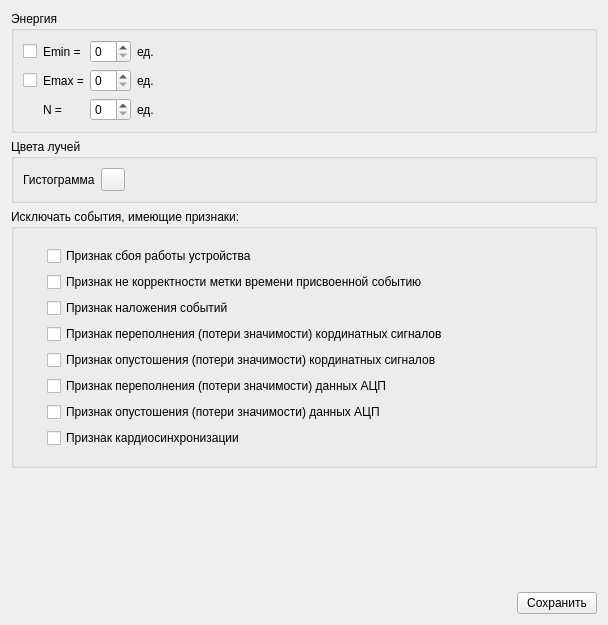
<?xml version="1.0" encoding="UTF-8"?>
<ui version="4.0">
 <class>Histogram_energy_options</class>
 <widget class="QWidget" name="Histogram_energy_options">
  <property name="geometry">
   <rect>
    <x>0</x>
    <y>0</y>
    <width>608</width>
    <height>625</height>
   </rect>
  </property>
  <property name="windowTitle">
   <string>Form</string>
  </property>
  <layout class="QVBoxLayout" name="verticalLayout">
   <item>
    <widget class="QGroupBox" name="groupBox_2">
     <property name="title">
      <string>Энергия</string>
     </property>
     <layout class="QHBoxLayout" name="horizontalLayout_2">
      <item>
       <layout class="QGridLayout" name="gridLayout_3">
        <item row="2" column="2">
         <widget class="QSpinBox" name="sb_e_max"/>
        </item>
        <item row="2" column="1">
         <widget class="QLabel" name="label_7">
          <property name="text">
           <string>Emax =</string>
          </property>
         </widget>
        </item>
        <item row="3" column="1">
         <widget class="QLabel" name="label_10">
          <property name="text">
           <string>N =</string>
          </property>
         </widget>
        </item>
        <item row="1" column="2">
         <widget class="QSpinBox" name="sb_e_min"/>
        </item>
        <item row="3" column="3">
         <widget class="QLabel" name="label_11">
          <property name="text">
           <string>ед.</string>
          </property>
         </widget>
        </item>
        <item row="1" column="1">
         <widget class="QLabel" name="label_5">
          <property name="text">
           <string>Emin =</string>
          </property>
         </widget>
        </item>
        <item row="3" column="2">
         <widget class="QSpinBox" name="sb_N"/>
        </item>
        <item row="2" column="3">
         <widget class="QLabel" name="label_9">
          <property name="text">
           <string>ед.</string>
          </property>
         </widget>
        </item>
        <item row="2" column="0">
         <widget class="QCheckBox" name="cb_enable_filter_max_energy"/>
        </item>
        <item row="1" column="0">
         <widget class="QCheckBox" name="cb_enable_filter_min_energy"/>
        </item>
        <item row="1" column="3">
         <widget class="QLabel" name="label_8">
          <property name="text">
           <string>ед.</string>
          </property>
         </widget>
        </item>
       </layout>
      </item>
      <item>
       <spacer name="horizontalSpacer">
        <property name="orientation">
         <enum>Qt::Horizontal</enum>
        </property>
        <property name="sizeHint" stdset="0">
         <size>
          <width>40</width>
          <height>20</height>
         </size>
        </property>
       </spacer>
      </item>
     </layout>
    </widget>
   </item>
   <item>
    <widget class="QGroupBox" name="groupBox">
     <property name="title">
      <string>Цвета лучей</string>
     </property>
     <layout class="QHBoxLayout" name="horizontalLayout">
      <item>
       <layout class="QGridLayout" name="gridLayout_2">
        <item row="0" column="1">
         <widget class="QToolButton" name="btn_histogramm"/>
        </item>
        <item row="0" column="0">
         <widget class="QLabel" name="label_2">
          <property name="sizePolicy">
           <sizepolicy hsizetype="Fixed" vsizetype="Preferred">
            <horstretch>0</horstretch>
            <verstretch>0</verstretch>
           </sizepolicy>
          </property>
          <property name="text">
           <string>Гистограмма</string>
          </property>
         </widget>
        </item>
       </layout>
      </item>
      <item>
       <spacer name="horizontalSpacer_2">
        <property name="orientation">
         <enum>Qt::Horizontal</enum>
        </property>
        <property name="sizeHint" stdset="0">
         <size>
          <width>40</width>
          <height>20</height>
         </size>
        </property>
       </spacer>
      </item>
     </layout>
    </widget>
   </item>
   <item>
    <widget class="QGroupBox" name="groupBox_3">
     <property name="title">
      <string>Исключать события, имеющие признаки:</string>
     </property>
     <layout class="QVBoxLayout" name="verticalLayout_2">
      <item>
       <layout class="QGridLayout" name="gridLayout">
        <property name="leftMargin">
         <number>8</number>
        </property>
        <property name="topMargin">
         <number>8</number>
        </property>
        <property name="rightMargin">
         <number>8</number>
        </property>
        <property name="bottomMargin">
         <number>8</number>
        </property>
        <item row="5" column="1">
         <widget class="QCheckBox" name="cb_PET_EVENT_FLAG_ADC_OVERFLOW">
          <property name="text">
           <string>Признак переполнения (потери значимости) данных АЦП</string>
          </property>
         </widget>
        </item>
        <item row="6" column="1">
         <widget class="QCheckBox" name="cb_PET_EVENT_FLAG_ADC_UNDERFLOW">
          <property name="text">
           <string>Признак опустошения (потери значимости) данных АЦП</string>
          </property>
         </widget>
        </item>
        <item row="4" column="1">
         <widget class="QCheckBox" name="cb_PET_EVENT_FLAG_QDC_UNDERFLOW">
          <property name="text">
           <string>Признак опустошения (потери значимости) кординатных сигналов</string>
          </property>
         </widget>
        </item>
        <item row="2" column="1">
         <widget class="QCheckBox" name="cb_PET_EVENT_FLAG_GATE_OVERLAY">
          <property name="text">
           <string>Признак наложения событий</string>
          </property>
         </widget>
        </item>
        <item row="0" column="0">
         <widget class="QWidget" name="widget" native="true">
          <property name="sizePolicy">
           <sizepolicy hsizetype="Fixed" vsizetype="Preferred">
            <horstretch>0</horstretch>
            <verstretch>0</verstretch>
           </sizepolicy>
          </property>
          <property name="minimumSize">
           <size>
            <width>10</width>
            <height>0</height>
           </size>
          </property>
         </widget>
        </item>
        <item row="7" column="1">
         <widget class="QCheckBox" name="cb_PET_EVENT_FLAG_SYNC">
          <property name="text">
           <string>Признак кардиосинхронизации</string>
          </property>
         </widget>
        </item>
        <item row="3" column="1">
         <widget class="QCheckBox" name="cb_PET_EVENT_FLAG_QDC_OVERFLOW">
          <property name="text">
           <string>Признак переполнения (потери значимости) кординатных сигналов</string>
          </property>
         </widget>
        </item>
        <item row="0" column="1">
         <widget class="QCheckBox" name="cb_PET_EVENT_FLAG_FAULT">
          <property name="text">
           <string>Признак сбоя работы устройства</string>
          </property>
         </widget>
        </item>
        <item row="1" column="1">
         <widget class="QCheckBox" name="cb_PET_EVENT_FLAG_TS_INVALID">
          <property name="text">
           <string>Признак не корректности метки времени присвоенной событию</string>
          </property>
         </widget>
        </item>
       </layout>
      </item>
     </layout>
    </widget>
   </item>
   <item>
    <spacer name="verticalSpacer">
     <property name="orientation">
      <enum>Qt::Vertical</enum>
     </property>
     <property name="sizeHint" stdset="0">
      <size>
       <width>20</width>
       <height>40</height>
      </size>
     </property>
    </spacer>
   </item>
   <item>
    <layout class="QHBoxLayout" name="horizontalLayout_3">
     <item>
      <spacer name="horizontalSpacer_3">
       <property name="orientation">
        <enum>Qt::Horizontal</enum>
       </property>
       <property name="sizeHint" stdset="0">
        <size>
         <width>40</width>
         <height>20</height>
        </size>
       </property>
      </spacer>
     </item>
     <item>
      <widget class="QPushButton" name="btn_accept">
       <property name="text">
        <string>Сохранить</string>
       </property>
      </widget>
     </item>
    </layout>
   </item>
  </layout>
 </widget>
 <tabstops>
  <tabstop>cb_enable_filter_min_energy</tabstop>
  <tabstop>sb_e_min</tabstop>
  <tabstop>cb_enable_filter_max_energy</tabstop>
  <tabstop>sb_e_max</tabstop>
  <tabstop>sb_N</tabstop>
  <tabstop>btn_histogramm</tabstop>
  <tabstop>cb_PET_EVENT_FLAG_FAULT</tabstop>
  <tabstop>cb_PET_EVENT_FLAG_TS_INVALID</tabstop>
  <tabstop>cb_PET_EVENT_FLAG_GATE_OVERLAY</tabstop>
  <tabstop>cb_PET_EVENT_FLAG_QDC_OVERFLOW</tabstop>
  <tabstop>cb_PET_EVENT_FLAG_QDC_UNDERFLOW</tabstop>
  <tabstop>cb_PET_EVENT_FLAG_ADC_OVERFLOW</tabstop>
  <tabstop>cb_PET_EVENT_FLAG_ADC_UNDERFLOW</tabstop>
  <tabstop>cb_PET_EVENT_FLAG_SYNC</tabstop>
 </tabstops>
 <resources/>
 <connections/>
</ui>
